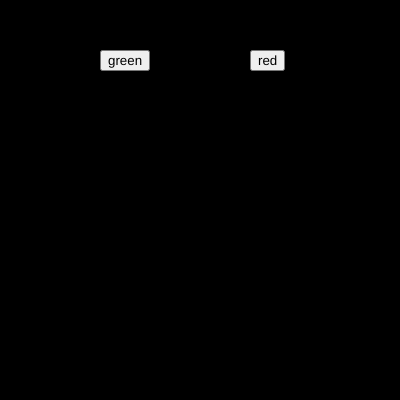
Frame 1 (no input)
Frame 60 (no input): identical to frame 1, image omitted
Frame 120 (the mouse pressed at the canvas centre since frame 60): identical to frame 1, image omitted

The p5.js sketch that drew this single still picture (run headless with seeded random() and noise() and a simulated clock; from frame 60 on, the mouse is pressed at the canvas centre):

// p5.js sketch
// ── sketch.js
var btnred;
var btngreen;

var r = 0;
var g = 0;
var b = 0;

function setup() {
  createCanvas(400, 400);
btnred = createButton("red")
btnred.position(250,50)
btnred.mousePressed(red_bg)

btngreen = createButton("green")
btngreen.position(100,50)
btngreen.mousePressed(green_bg)
}
function red_bg(){

  r = 255
  g =0 
  b = 0
}
function green_bg()
{
  r = 0
  g = 255
  b = 0
}

function draw() {
  background(r,g,b);
}
